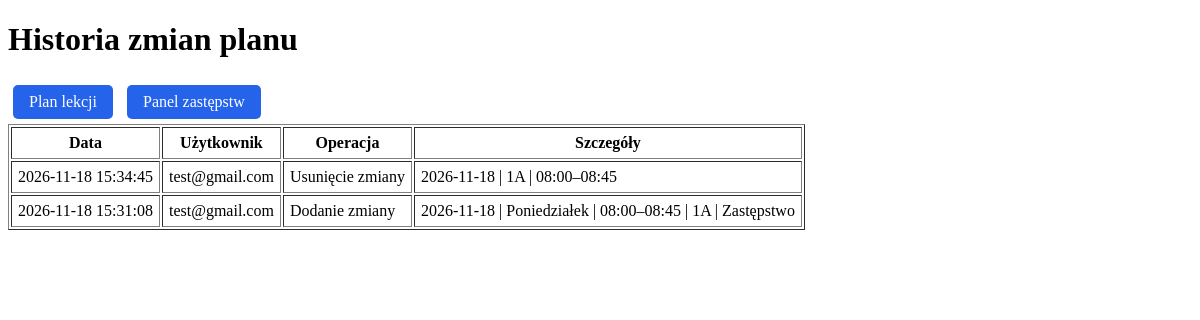
The page /historia.php (signed in) on the database its author committed.
### tables this page shows
CREATE TABLE `historia_zmian` (
  `id` int(11) NOT NULL,
  `operation` varchar(100) NOT NULL,
  `details` text DEFAULT NULL,
  `user_id` int(11) DEFAULT NULL,
  `user_email` varchar(150) DEFAULT NULL,
  `created_at` timestamp NOT NULL DEFAULT current_timestamp()
);

### historia.php (the view, shortened to what this page needs)
<?php
require_once "db.php";
$stmt = $pdo->query("
    SELECT * FROM historia_zmian
    ORDER BY created_at DESC
    LIMIT 300
");
$history = $stmt->fetchAll();
?>
<!DOCTYPE html>
<html lang="pl">
<head>
</head>
<body>
<h1>Historia zmian planu</h1>
<a href="index.php">Plan lekcji</a>
<a href="zastepstwa.php">Panel zastępstw</a>
<table border="1" cellpadding="6">
<tr>
    <th>Data</th>
    <th>Użytkownik</th>
    <th>Operacja</th>
    <th>Szczegóły</th>
</tr>
<?php foreach ($history as $item): ?>
<tr>
    <td><?= htmlspecialchars($item["created_at"]) ?></td>
    <td><?= htmlspecialchars($item["user_email"] ?? "") ?></td>
    <td><?= htmlspecialchars($item["operation"]) ?></td>
    <td><?= htmlspecialchars($item["details"] ?? "") ?></td>
</tr>
<?php endforeach; ?>
</table>
</body>
</html>

### historia.php (style rules this page uses)
a { display: inline-block; background-color: #2563eb; color: white; text-decoration: none; padding: 8px 16px; border-radius: 5px; margin: 5px; }

### rows shown on the page
historia_zmian: created_at "2026-11-18 15:34:45", user_email "test@gmail.com", operation "Usunięcie zmiany", details "2026-11-18 | 1A | 08:00–08:45"
historia_zmian: created_at "2026-11-18 15:31:08", user_email "test@gmail.com", operation "Dodanie zmiany", details "2026-11-18 | Poniedziałek | 08:00–08:45 | 1A | Zastępstwo"
